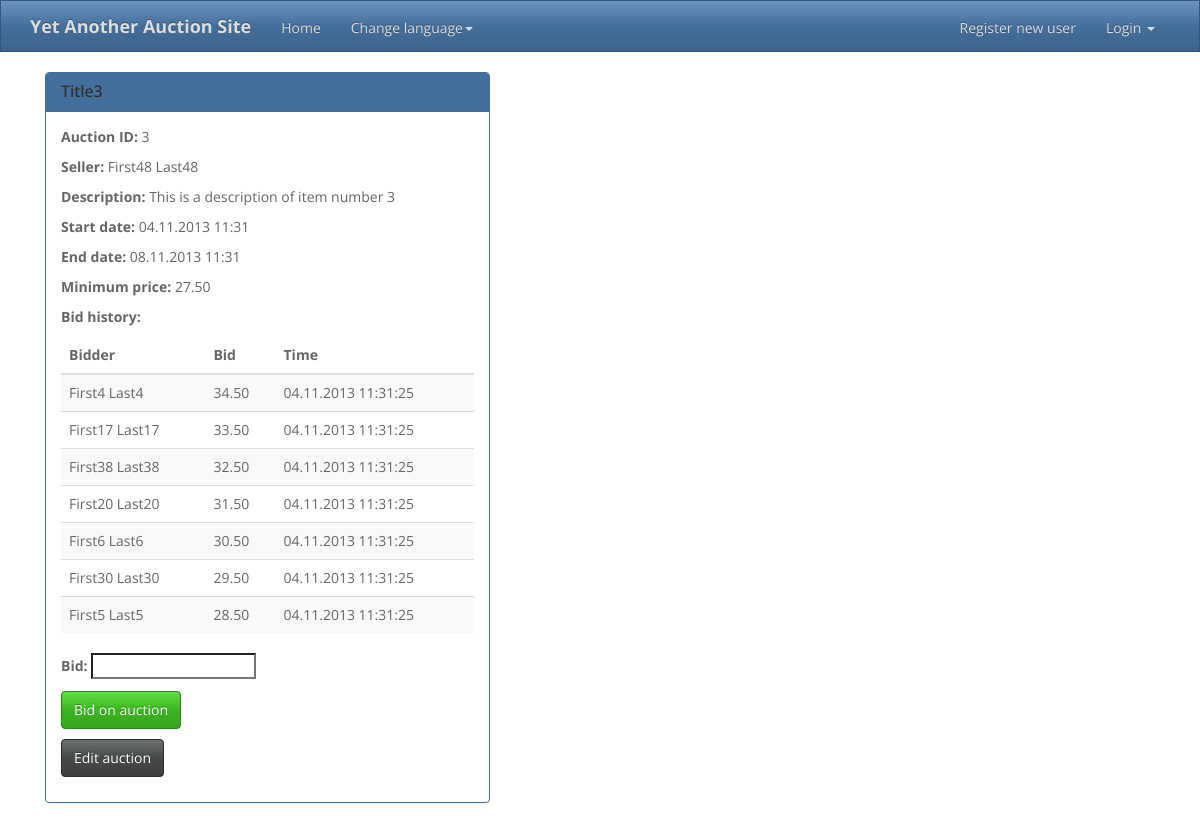
Screenshot of /YAAS/auction/3/ with the database file from the repository.
### YAAS_app/models.py (models this page shows, shortened)
class Auction(models.Model):
    id = models.AutoField(primary_key=True)
    seller = models.ForeignKey(User, related_name='seller')
    title = models.CharField(max_length=30)
    description = models.TextField()
    start_date = models.DateTimeField(auto_now_add=True)
    updated_date = models.DateTimeField(auto_now=True)
    end_date = models.DateTimeField()
    minimum_price = models.DecimalField(max_digits=16, decimal_places=2)
    active = models.BooleanField(default=True)
    banned = models.BooleanField(default=False)
    winner = models.ForeignKey(User, related_name='winner', null=True, blank=True)
    @classmethod
    def getActiveById(cls, auction_id):
        try:
            a = cls.objects.get(id=auction_id)
        except ObjectDoesNotExist:
            a = None
        if a and a.active and not a.banned:
            return a
        else:
            return None
    def getBidHistory(self):
        bids = Bid.getBidsForAuction(self)
        return bids

class Bid(models.Model):
    id = models.AutoField(primary_key=True)
    auction = models.ForeignKey(Auction)
    bidder = models.ForeignKey(User)
    bid = models.DecimalField(max_digits=16, decimal_places=2)
    timestamp = models.DateTimeField(auto_now_add=True)
    @classmethod
    def getBidsForAuction(cls, auction):
        bids = cls.objects.filter(auction=auction).order_by("-timestamp")
        return bids

### YAAS_app/views.py (the view)
def view_auction(request, id):
    auction = Auction.getActiveById(id)
    if auction:
        template = "view_auction.html"
        context = {"auction": auction, "bid_history": auction.getBidHistory(),
                   "bid_form": BidForm(initial={"updated": auction.updated_date})}
        return render_to_response(template, context, context_instance=RequestContext(request))
    else:
        template = "message.html"
        context = {"message": "Auction not found"}
        return render_to_response(template, context, context_instance=RequestContext(request))

### YAAS_app/forms.py
class BidForm(forms.ModelForm):
    class Meta:
        model = Bid
        fields = ('bid',)
    updated = forms.DateTimeField(widget=forms.HiddenInput, required=False)

### templates/view_auction.html (shortened to what this page needs)
{% extends "base.html" %}
{% block content %}
    <div class="col-md-5">
        <div class="panel panel-primary">
            <div class="panel-heading">
                <h3 class="panel-title">{{ auction.title }}</h3>
            </div>
            <div class="panel-body">
                <p><b>Auction ID:</b> {{ auction.id }}</p>
                <p><b>Seller:</b> {{ auction.seller.get_full_name }}</p>
                <p><b>Description:</b> {{ auction.description }}</p>
                <p><b>Start date:</b> {{ auction.start_date|date:"d.m.Y H:i" }}</p>
                <p><b>End date:</b> {{ auction.end_date|date:"d.m.Y H:i" }}</p>
                <p><b>Minimum price:</b> {{ auction.minimum_price|floatformat:2 }}</p>
                <p><b>Bid history:</b> </p>
                <table class="table table-striped table-hover">
                    <thead>
                    <tr>
                        <th>Bidder</th>
                        <th>Bid</th>
                        <th>Time</th>
                    </tr>
                    </thead>
                    <tbody>
                        {% for b in bid_history %}
                        <tr>
                            <td>{{ b.bidder.get_full_name }}</td>
                            <td>{{ b.bid|floatformat:2 }}</td>
                            <td>{{ b.timestamp|date:"d.m.Y H:i:s" }}</td>
                        </tr>
                        {% endfor %}
                    </tbody>
                </table>
                <form class="form-horizontal" action="/YAAS/auction/{{ auction.id }}/bid/" method="post">
                    {{ bid_form.as_p }}
                    <p><input type="submit" class="btn btn-success" value="Bid on auction"/></p>
                </form>
                <p>
                    <a href="/YAAS/auction/{{ auction.id }}/edit/" class="btn btn-default">Edit auction</a>
                </p>
            </div>
        </div>
    </div>
{% endblock %}

### rows the page displays
Auction: title "Title3", id "3", seller.get_full_name "First48 Last48", description "This is a description of item number 3", start_date "04.11.2013 11:31", end_date "08.11.2013 11:31", minimum_price "27.50"
Bid: bidder.get_full_name "First4 Last4", bid "34.50", timestamp "04.11.2013 11:31:25"
Bid: bidder.get_full_name "First17 Last17", bid "33.50", timestamp "04.11.2013 11:31:25"
Bid: bidder.get_full_name "First38 Last38", bid "32.50", timestamp "04.11.2013 11:31:25"
Bid: bidder.get_full_name "First20 Last20", bid "31.50", timestamp "04.11.2013 11:31:25"
Bid: bidder.get_full_name "First6 Last6", bid "30.50", timestamp "04.11.2013 11:31:25"
Bid: bidder.get_full_name "First30 Last30", bid "29.50", timestamp "04.11.2013 11:31:25"
Bid: bidder.get_full_name "First5 Last5", bid "28.50", timestamp "04.11.2013 11:31:25"
